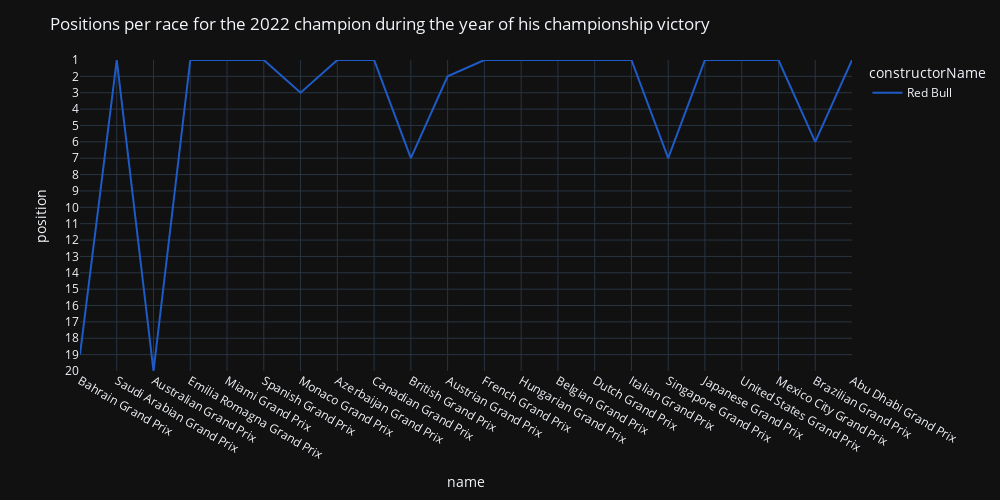

Here is the notebook cell this chart was saved with:
### Code cell
fig = px.line(df_driver_focus, x='name', y='position', color='constructorName', color_discrete_map=constructor_color_map, width=1000, height=500)
fig.update_yaxes(nticks=int(df_pos_max['position'].max()))
fig.update_yaxes(range=[df_pos_max['position'].max(), 1])
fig.update_xaxes(nticks=int(df_driver_focus['round'].max()))
fig.update_layout(
    title_text=f'Positions per race for the {year} champion during the year of his championship victory',
)
fig.show()

### Figure 1 — Plotly figure (JSON) as saved in the notebook; plotly's stock layout.template omitted (floating-point values rounded to 4 significant figures)
{"data": [{"hovertemplate": "constructorName=Red Bull<br>name=%{x}<br>position=%{y}<extra></extra>", "legendgroup": "Red Bull", "line": {"color": "#1E5BC6", "dash": "solid"}, "marker": {"symbol": "circle"}, "mode": "lines", "name": "Red Bull", "orientation": "v", "showlegend": true, "x": ["Bahrain Grand Prix", "Saudi Arabian Grand Prix", "Australian Grand Prix", "Emilia Romagna Grand Prix", "Miami Grand Prix", "Spanish Grand Prix", "Monaco Grand Prix", "Azerbaijan Grand Prix", "Canadian Grand Prix", "British Grand Prix", "Austrian Grand Prix", "French Grand Prix", "Hungarian Grand Prix", "Belgian Grand Prix", "Dutch Grand Prix", "Italian Grand Prix", "Singapore Grand Prix", "Japanese Grand Prix", "United States Grand Prix", "Mexico City Grand Prix", "Brazilian Grand Prix", "Abu Dhabi Grand Prix"], "xaxis": "x", "y": [19.0, 1.0, 20.0, 1.0, 1.0, 1.0, 3.0, 1.0, 1.0, 7.0, 2.0, 1.0, 1.0, 1.0, 1.0, 1.0, 7.0, 1.0, 1.0, 1.0, 6.0, 1.0], "yaxis": "y", "type": "scatter"}], "layout": {"xaxis": {"anchor": "y", "domain": [0.0, 1.0], "title": {"text": "name"}, "nticks": 22}, "yaxis": {"anchor": "x", "domain": [0.0, 1.0], "title": {"text": "position"}, "nticks": 20, "range": [20.0, 1]}, "legend": {"title": {"text": "constructorName"}, "tracegroupgap": 0}, "margin": {"t": 60}, "height": 500, "width": 1000, "title": {"text": "Positions per race for the 2022 champion during the year of his championship victory"}}}
